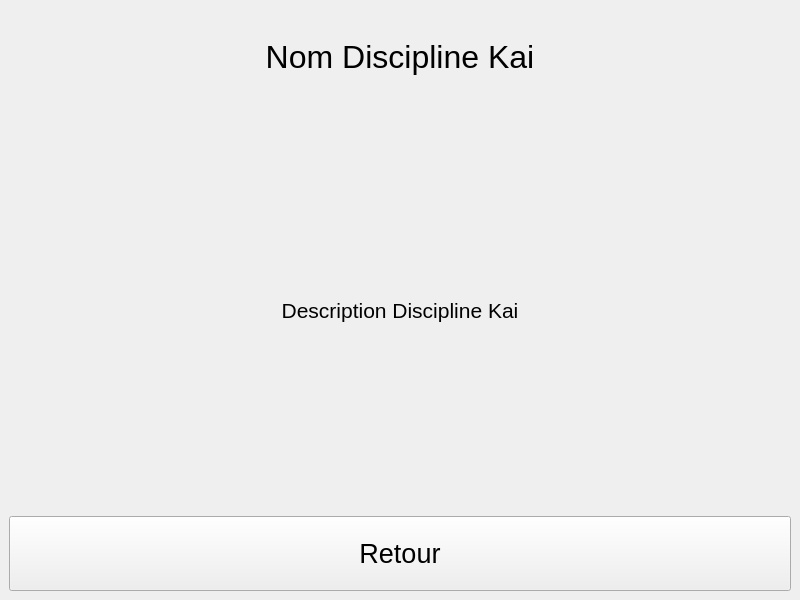
<?xml version="1.0" encoding="UTF-8"?>
<ui version="4.0">
 <class>MainWindow</class>
 <widget class="QMainWindow" name="MainWindow">
  <property name="geometry">
   <rect>
    <x>0</x>
    <y>0</y>
    <width>800</width>
    <height>600</height>
   </rect>
  </property>
  <property name="windowTitle">
   <string>MainWindow</string>
  </property>
  <widget class="QWidget" name="centralwidget">
   <layout class="QVBoxLayout" name="verticalLayout_2">
    <item>
     <layout class="QVBoxLayout" name="verticalLayout">
      <item>
       <widget class="QLabel" name="nom_discipline_kai">
        <property name="font">
         <font>
          <pointsize>24</pointsize>
         </font>
        </property>
        <property name="text">
         <string>Nom Discipline Kai</string>
        </property>
        <property name="alignment">
         <set>Qt::AlignCenter</set>
        </property>
       </widget>
      </item>
      <item>
       <widget class="QLabel" name="description_discipline_kai">
        <property name="minimumSize">
         <size>
          <width>0</width>
          <height>400</height>
         </size>
        </property>
        <property name="font">
         <font>
          <pointsize>16</pointsize>
         </font>
        </property>
        <property name="text">
         <string>Description Discipline Kai</string>
        </property>
        <property name="alignment">
         <set>Qt::AlignCenter</set>
        </property>
        <property name="wordWrap">
         <bool>true</bool>
        </property>
       </widget>
      </item>
      <item>
       <widget class="QPushButton" name="bouton_retour">
        <property name="minimumSize">
         <size>
          <width>0</width>
          <height>75</height>
         </size>
        </property>
        <property name="font">
         <font>
          <pointsize>20</pointsize>
         </font>
        </property>
        <property name="text">
         <string>Retour</string>
        </property>
       </widget>
      </item>
     </layout>
    </item>
   </layout>
  </widget>
 </widget>
 <resources/>
 <connections/>
</ui>
